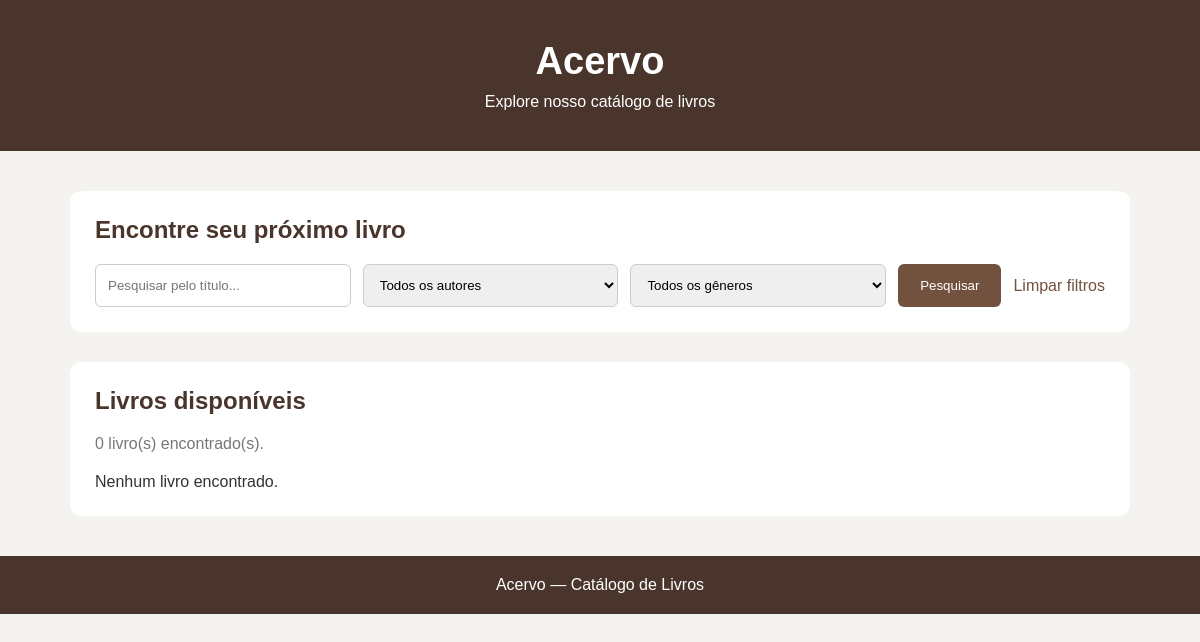
Before: / with the older database file.
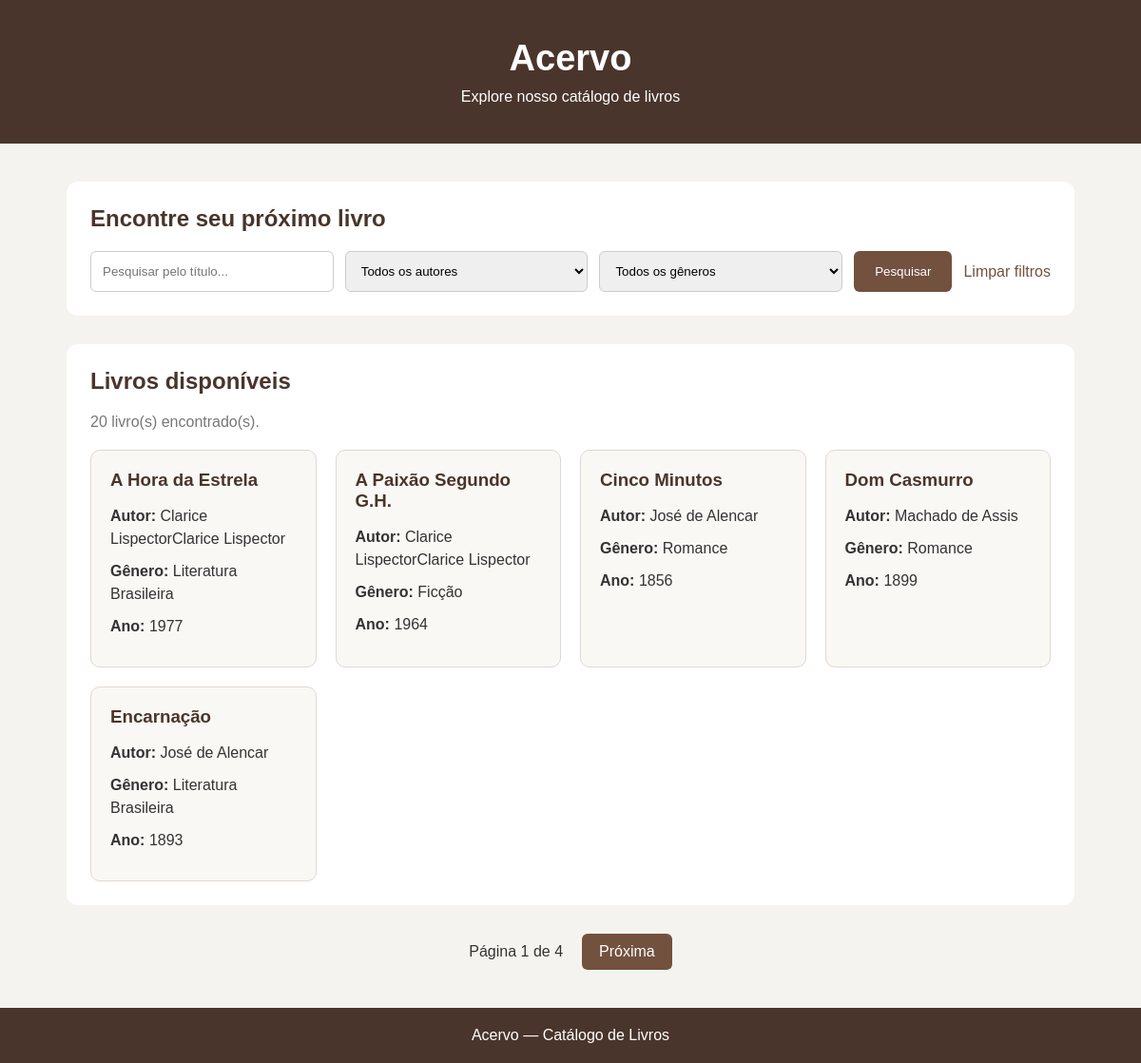
After: the same page with the newer database file.
### catalogo/models.py (models this page shows, shortened)
class Livro(models.Model):
    titulo = models.CharField(max_length=200)
    ano_publicacao = models.PositiveIntegerField()
    autor = models.ForeignKey(Autor, on_delete=models.PROTECT, related_name='livros')
    genero = models.ForeignKey(Genero, on_delete=models.PROTECT, related_name='livros')
    class Meta:
        ordering = ['titulo']

class Autor(models.Model):
    nome = models.CharField(max_length=100)
    class Meta:
        verbose_name_plural = "Autores"
        ordering = ['nome']

class Genero(models.Model):
    nome = models.CharField(max_length=50)
    class Meta:
        verbose_name_plural = "Gêneros"
        ordering = ['nome']

### catalogo/views.py (the view)
# urls.py: path('', views.listar_livros, name='listar_livros'),
def listar_livros(request):
    busca = request.GET.get('q', '').strip()
    autor_id = request.GET.get('autor', '')
    genero_id = request.GET.get('genero', '')
    livros = Livro.objects.select_related('autor', 'genero')
    if busca:
        livros = livros.filter(titulo__icontains=busca)
    if autor_id.isdigit():
        livros = livros.filter(autor_id=autor_id)
    if genero_id.isdigit():
        livros = livros.filter(genero_id=genero_id)
    paginator = Paginator(livros, 5)
    page_obj = paginator.get_page(request.GET.get('page'))
    params = request.GET.copy()
    params.pop('page', None)
    query_string = params.urlencode()
    contexto = {
        'page_obj': page_obj,
        'paginator': paginator,
        'autores': Autor.objects.all(),
        'generos': Genero.objects.all(),
        'busca': busca,
        'autor_selecionado': autor_id,
        'genero_selecionado': genero_id,
        'query_string': query_string,
    }
    return render(request, 'catalogo/listar_livros.html', contexto)

### catalogo/templates/catalogo/listar_livros.html (shortened to what this page needs)
{% load static %}
<!DOCTYPE html>
<html lang="pt-br">
<head>
    <link rel="stylesheet" href="{% static 'catalogo/style.css' %}">
</head>
<body>
<header class="cabecalho">
    <h1>Acervo</h1>
    <p>Explore nosso catálogo de livros</p>
</header>
<main class="container">
    <section class="pesquisa">
        <h2>Encontre seu próximo livro</h2>
        <form method="GET" class="formulario">
            <input
                type="text"
                name="q"
                placeholder="Pesquisar pelo título..."
                value="{{ busca }}"
            >
            <select name="autor">
                <option value="">Todos os autores</option>
            </select>
            <select name="genero">
                <option value="">Todos os gêneros</option>
            </select>
            <button type="submit">Pesquisar</button>
            <a href="{% url 'catalogo:listar_livros' %}">
                Limpar filtros
            </a>
        </form>
    </section>
    <section class="resultados">
        <h2>Livros disponíveis</h2>
        <p class="quantidade">
            {{ paginator.count }} livro(s) encontrado(s).
        </p>
        <div class="livros">
            {% for livro in page_obj %}
                <article class="livro">
                    <h3>{{ livro.titulo }}</h3>
                    <p><strong>Autor:</strong> {{ livro.autor.nome }}</p>
                    <p><strong>Gênero:</strong> {{ livro.genero.nome }}</p>
                    <p><strong>Ano:</strong> {{ livro.ano_publicacao }}</p>
                </article>
            {% empty %}
                <p>Nenhum livro encontrado.</p>
            {% endfor %}
        </div>
    </section>
    {% if paginator.num_pages > 1 %}
    <nav class="paginacao">
        <span>
            Página {{ page_obj.number }} de {{ paginator.num_pages }}
        </span>
        {% if page_obj.has_next %}
            <a href="?{% if query_string %}{{ query_string }}&{% endif %}page={{ page_obj.next_page_number }}">
                Próxima
            </a>
        {% endif %}
    </nav>
    {% endif %}
</main>
<footer>
    <p>Acervo — Catálogo de Livros</p>
</footer>
</body>
</html>

### catalogo/static/catalogo/style.css (style rules this page uses)
* { margin: 0; padding: 0; box-sizing: border-box; }
body { font-family: Arial, sans-serif; background-color: #f5f3ef; color: #333; }
.cabecalho { background-color: #49352b; color: white; text-align: center; padding: 40px 20px; }
.cabecalho h1 { font-size: 38px; margin-bottom: 10px; }
.container { max-width: 1100px; margin: 40px auto; padding: 0 20px; }
.pesquisa, .resultados { background-color: white; padding: 25px; border-radius: 12px; margin-bottom: 30px; }
.pesquisa h2, .resultados h2 { margin-bottom: 20px; color: #49352b; }
.formulario { display: flex; flex-wrap: wrap; gap: 12px; }
input, select { flex: 1; min-width: 180px; padding: 12px; border: 1px solid #ccc; border-radius: 6px; }
button { background-color: #72513e; color: white; border: none; padding: 12px 22px; border-radius: 6px; cursor: pointer; }
.formulario a { display: flex; align-items: center; color: #72513e; text-decoration: none; }
.quantidade { margin-bottom: 20px; color: #777; }
.livros { display: grid; grid-template-columns: repeat(auto-fit, minmax(230px, 1fr)); gap: 20px; }
.livro { border: 1px solid #e0d8d1; border-radius: 10px; padding: 20px; background-color: #faf8f5; }
.livro h3 { color: #49352b; margin-bottom: 15px; }
.livro p { margin-bottom: 10px; line-height: 1.5; }
.paginacao { display: flex; justify-content: center; align-items: center; gap: 20px; margin: 30px 0; }
.paginacao a { background-color: #72513e; color: white; padding: 10px 18px; border-radius: 6px; text-decoration: none; }
footer { background-color: #49352b; color: white; text-align: center; padding: 20px; }

Changed rows visible on the page:
added Livro: titulo "A Hora da Estrela", autor.nome "Clarice LispectorClarice Lispector", genero.nome "Literatura Brasileira", ano_publicacao "1977"
added Livro: titulo "A Paixão Segundo G.H.", autor.nome "Clarice LispectorClarice Lispector", genero.nome "Ficção", ano_publicacao "1964"
added Livro: titulo "Cinco Minutos", autor.nome "José de Alencar", genero.nome "Romance", ano_publicacao "1856"
added Livro: titulo "Dom Casmurro", autor.nome "Machado de Assis", genero.nome "Romance", ano_publicacao "1899"
added Livro: titulo "Encarnação", autor.nome "José de Alencar", genero.nome "Literatura Brasileira", ano_publicacao "1893"
Other visible differences:
{{ paginator.count }}: "0" → "20"
{{ page_obj.number }}: (not shown) → "1"
{{ paginator.num_pages }}: (not shown) → "4"
text no longer shown: "Nenhum livro encontrado."
text now shown: "Página de Próxima"
